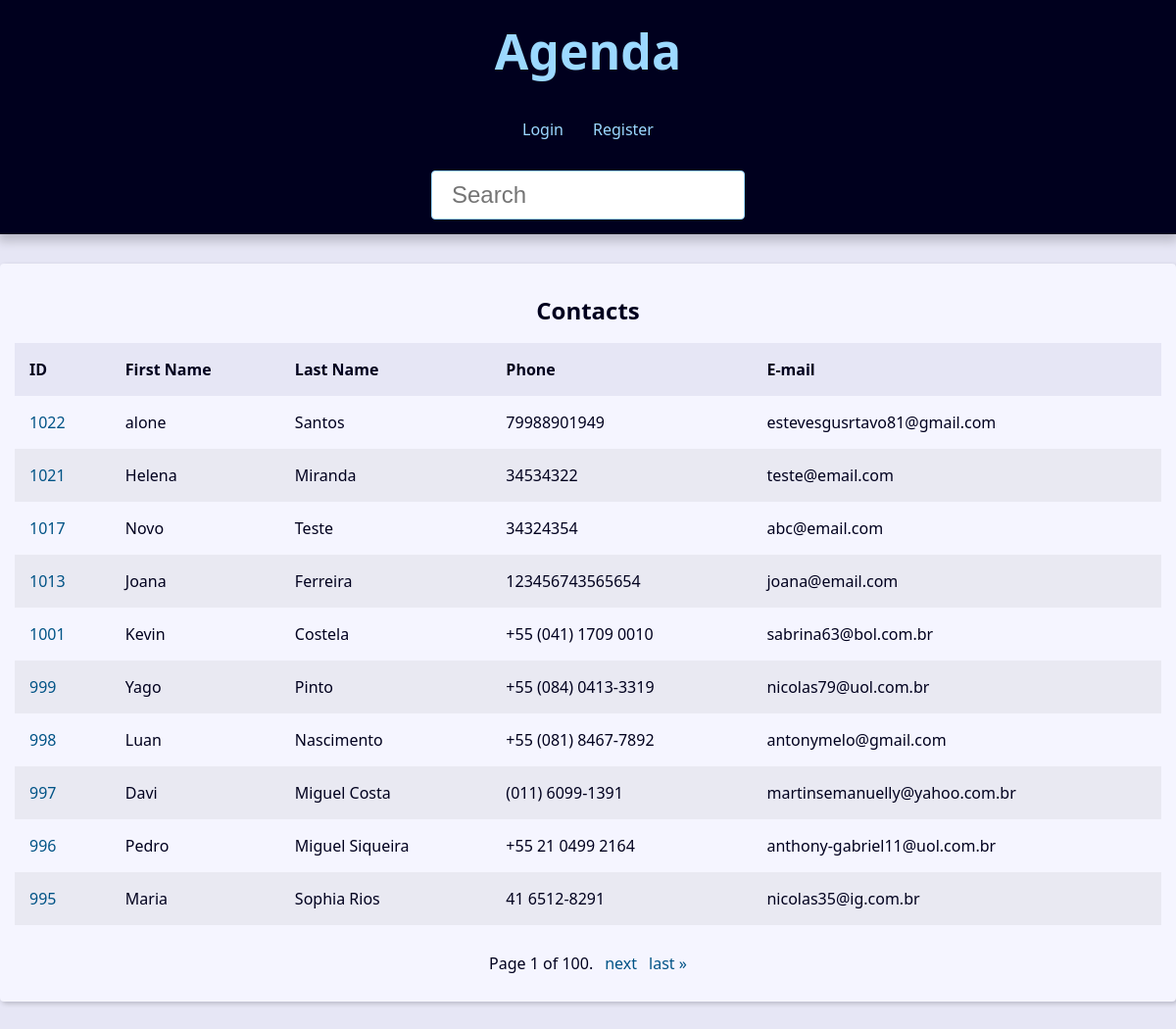
The page / on the database its author committed.
### contact/models.py (models this page shows, shortened)
class Contact(models.Model):
    first_name = models.CharField(max_length=50,)
    last_name = models.CharField(max_length=50, blank=True)
    phone = models.CharField(max_length=50)
    email = models.EmailField(max_length=254, blank=True)
    created_date = models.DateTimeField(default=timezone.now)
    description = models.TextField(blank=True)
    show = models.BooleanField(default=True)
    picture = models.ImageField(blank=True, upload_to='pictures/%Y/%m/')
    category = models.ForeignKey(Category, on_delete=models.SET_NULL, blank=True, null=True)
    owner = models.ForeignKey(User, on_delete=models.SET_NULL, blank=True, null=True)

### contact/views/contact_views.py (the view)
# urls.py: path('', views.index, name='index'),
def index(request):
    contacts = Contact.objects.filter(show=True).order_by('-id')
    paginator = Paginator(contacts, 10)
    page_number = request.GET.get('page')
    page_obj = paginator.get_page(page_number)
    context = {
        'page_obj': page_obj,
        'site_title': 'Contatos - ',
    }
    return render(request, 'contact/index.html', context)

### contact/templates/contact/index.html
{% extends "global/base.html" %}
{% block content %}
{% if page_obj %}
    <div class="resposive-table">
        <table class="contacts-table">
            <caption class="table-caption">Contacts</caption>
            <thead>
                <tr class="table-row table-row-header">
                    <th class="table-header">ID</th>
                    <th class="table-header">First Name</th>
                    <th class="table-header">Last Name</th>
                    <th class="table-header">Phone</th>
                    <th class="table-header">E-mail</th>
                </tr>
            </thead>
            <tbody>
                {% for contact in page_obj %}
                    <tr class="table-row">
                        <td class="table-cel">
                            <a class="table-link" href="{% url "contact:contact" contact.id %}">
                                {{contact.id}}
                            </a>
                        </td>
                        <td class="table-cel">
                            {{contact.first_name}}
                        </td>
                        <td class="table-cel">
                            {{contact.last_name}}
                        </td>
                        <td class="table-cel">
                            {{contact.phone}}
                        </td>
                        <td class="table-cel">
                            {{contact.email}}
                        </td>
                    </tr>
                {% endfor %}
            </tbody>
        </table>
    </div>
{% else %}
<div class="single-contact">
    <h1 class="single-contact-name">
        Nenhum contato encontrado.
    </h1>
</div>
{% endif %}
{% endblock content %}

### base_templates/global/base.html (shortened to what this page needs)
<!DOCTYPE html>
<html lang="pt-BR">
<head>
    {% include "global/partials/_head.html" %}
</head>
<body>
    {% include "global/partials/_header.html" %}
    <main class="content">
        {% block content %}{% endblock content %}
        {% include "global/partials/_pagination.html" %}
    </main>
</body>
</html>

### base_templates/global/partials/_head.html (shortened to what this page needs)
{% load static %}
<link rel="stylesheet" href="{% static "global/css/style.css" %}">

### base_templates/global/partials/_header.html
<header class="header">
    <h1 class="header-heading">
        <a href="{% url "contact:index" %}" class="header-link">
            Agenda
        </a>
    </h1>
    <nav class="menu">
        <ul class="menu-list">
            {% if user.is_authenticated %}
                <li class="menu-item">
                    <a href="{% url "contact:create" %}" class="menu-link">Create</a>
                </li>
                <li class="menu-item">
                    <a href="{% url "contact:user_update" %}" class="menu-link">Profile</a>
                </li>
                <li class="menu-item">
                    <a href="{% url "contact:logout" %}" class="menu-link">Logout</a>
                </li>
            {% else %}
                <li class="menu-item">
                    <a href="{% url "contact:login" %}" class="menu-link">Login</a>
                </li>
                <li class="menu-item">
                    <a href="{% url "contact:register" %}" class="menu-link">Register</a>
                </li>
            {% endif %}
        </ul>
    </nav>
    <div class="search">
        <form action="{% url 'contact:search' %}" method="GET">
            <input type="search" class="search-input" placeholder="Search" id="search" name="q" value="{{request.GET.q.strip}}">
        </form>
    </div>
</header>

### base_templates/global/partials/_pagination.html (shortened to what this page needs)
{% if page_obj %}
    <div class="pagination">
        <span class="step-links">
            <span class="current">
                Page {{ page_obj.number }} of {{ page_obj.paginator.num_pages }}.
            </span>
            {% if page_obj.has_next %}
                <a href="?page={{ page_obj.next_page_number }}&q={{request.GET.q.strip}}">next</a>
                <a href="?page={{ page_obj.paginator.num_pages }}&q={{request.GET.q.strip}}">last &raquo;</a>
            {% endif %}
        </span>
    </div>
{% endif %}

### base_static/global/css/style.css (style rules this page uses)
:root { --spacing: 1.5rem; --link-dark-color: rgb(0, 83, 134); --link-light-color: rgb(156, 217, 255); --clr-white: rgb(245, 245, 255); --clr-black: rgb(0, 0, 30); --clr-light-gray: rgb(230, 230, 245); --clr-dark-shadow-5: rgba(0, 0, 10, 5%); --clr-dark-shadow-10: rgba(0, 0, 10, 10%); --clr-dark-shadow-20: rgba(0, 0, 10, 20%); --clr-light-shadow-5: rgba(200, 200, 255, 5%); --clr-light-shadow-10: rgba(200, 200, 255, 10%); --clr-light-shadow-20: rgba(200, 200, 255, 20%); --main-page-width: 120rem; --table-min-width: 60rem; --biggest-font-size: 5rem; --bigger-font-size: 4rem; --big-font-size: 3.2rem; --medium-font-size: 2.4rem; --small-font-size: 1.6rem; --smaller-font-size: 1.4rem; --smallest-font-size: 1.2rem; --transition-fast: 300ms; --transition-medium: 600ms; --transition-slow: 1s; --default-border-radius: 4px; }
*, *::before, *::after { margin: 0; padding: 0; box-sizing: border-box; }
html { font-size: 62.5%; }
body { font-family: system-ui, -apple-system, BlinkMacSystemFont, 'Segoe UI', Roboto, Oxygen, Ubuntu, Cantarell, 'Open Sans', 'Helvetica Neue', sans-serif; line-height: 1.5; font-size: var(--small-font-size); color: var(--clr-black); -webkit-font-smoothing: antialiased; background: var(--clr-light-gray); }
.header { background: var(--clr-black); padding: var(--spacing); box-shadow: 0 5px 10px 2px var(--clr-dark-shadow-20); z-index: 1; position: relative; }
.header-heading { font-size: var(--biggest-font-size); text-align: center; }
.header-link { color: var(--link-light-color); text-decoration: none; transition: filter var(--transition-fast) ease-in-out; }
.menu { margin: var(--spacing); }
.menu-list { list-style: none; display: flex; justify-content: center; flex-flow: row wrap; }
.menu-link { display: block; padding: var(--spacing); color: var(--link-light-color); text-decoration: none; transition: background-color var(--transition-fast) ease-in-out; border-radius: var(--default-border-radius); }
.content { max-width: var(--main-page-width); margin: calc(var(--spacing) * 2) auto; padding: var(--spacing); background: var(--clr-white); box-shadow: 2px 2px 5px var(--clr-dark-shadow-20); border-radius: var(--default-border-radius); }
.contacts-table { width: 100%; min-width: var(--table-min-width); border-collapse: collapse; }
.table-caption { font-size: var(--medium-font-size); font-weight: bold; padding: var(--spacing); }
.table-row { text-align: left; text-overflow: ellipsis; transition: background-color var(--transition-fast) ease-in-out; }
.table-row:nth-of-type(2n) { background: var(--clr-dark-shadow-5); }
.table-row-header { background: var(--clr-light-gray); color: var(--clr-black); }
.table-cel, .table-header { padding: var(--spacing); }
.table-link { color: var(--link-dark-color); transition: color var(--transition-fast) ease-in-out; text-decoration: none; }
.pagination { margin-top: var(--spacing); display: flex; justify-content: center; padding: calc(var(--spacing) * 0.8); font-size: var(--small-font-size); }
.pagination .step-links { display: flex; gap: calc(var(--spacing) * 0.8); }
.pagination .step-links a { color: var(--link-dark-color); transition: color var(--transition-fast) ease-in-out; text-decoration: none; display: block; }
.search { display: flex; justify-content: center; }
.search-input { font-size: var(--medium-font-size); padding: 1rem 2rem; width: 100%; max-width: 32rem; border-radius: var(--default-border-radius); border: 1px solid var(--link-light-color); }

### rows shown on the page
Contact: id "1022", first_name "alone", last_name "Santos", phone "79988901949", email "estevesgusrtavo81@gmail.com"
Contact: id "1021", first_name "Helena", last_name "Miranda", phone "34534322", email "teste@email.com"
Contact: id "1017", first_name "Novo", last_name "Teste", phone "34324354", email "abc@email.com"
Contact: id "1013", first_name "Joana", last_name "Ferreira", phone "123456743565654", email "joana@email.com"
Contact: id "1001", first_name "Kevin", last_name "Costela", phone "+55 (041) 1709 0010", email "sabrina63@bol.com.br"
Contact: id "999", first_name "Yago", last_name "Pinto", phone "+55 (084) 0413-3319", email "nicolas79@uol.com.br"
Contact: id "998", first_name "Luan", last_name "Nascimento", phone "+55 (081) 8467-7892", email "antonymelo@gmail.com"
Contact: id "997", first_name "Davi", last_name "Miguel Costa", phone "(011) 6099-1391", email "martinsemanuelly@yahoo.com.br"
Contact: id "996", first_name "Pedro", last_name "Miguel Siqueira", phone "+55 21 0499 2164", email "anthony-gabriel11@uol.com.br"
Contact: id "995", first_name "Maria", last_name "Sophia Rios", phone "41 6512-8291", email "nicolas35@ig.com.br"

### other values the page prints
{{ page_obj.number }} "1"
{{ page_obj.paginator.num_pages }} "100"
